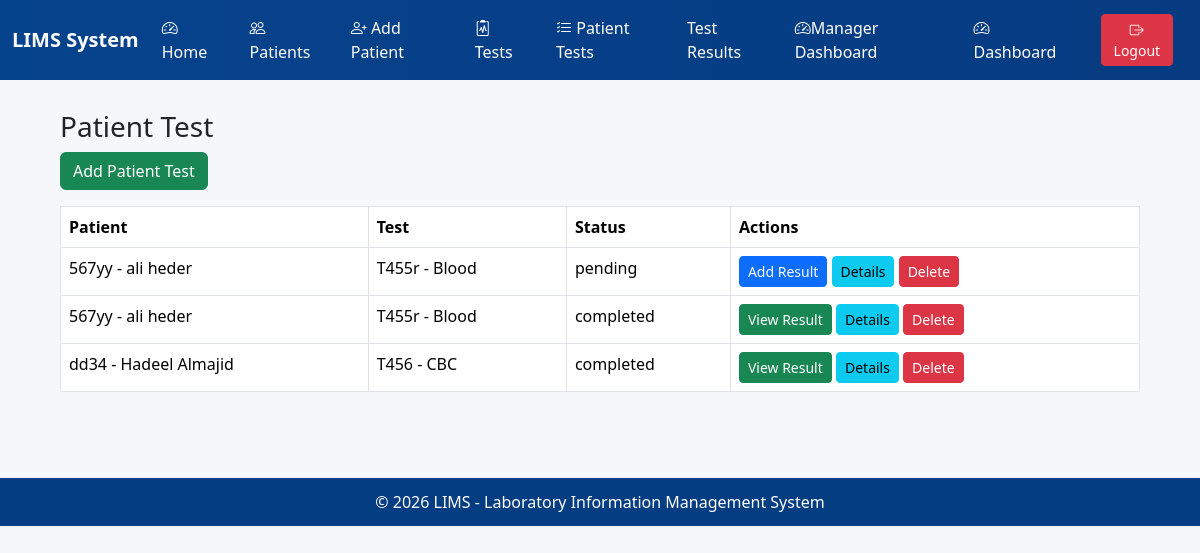
/patienttest/, run on the app's committed database.
### core/models.py (models this page shows, shortened)
class PatientTest(models.Model):
     id = models.BigAutoField(primary_key=True)
     patient = models.ForeignKey(Patient, on_delete=models.CASCADE, related_name='patient_tests')
     test = models.ForeignKey(Test, on_delete=models.PROTECT, related_name='test_records')
     sample_identifier = models.CharField(max_length=80, blank=True, null=True, help_text="Sample ID if lab uses one")
     request_date = models.DateTimeField(auto_now_add=True)
     result_date = models.DateTimeField(auto_now_add=True)
     result_valu = models.CharField(max_length=200, blank=True, null=True)
     result_text = models.TextField(blank=True, null=True)
     performed_by = models.CharField(max_length=120, blank=True, null=True)
     discount_percent = models.DecimalField(max_digits=5, decimal_places=2,
    default=Decimal('0.00'), validators=[MinValueValidator(Decimal('0.00')),
     MaxValueValidator(Decimal('100.00'))], help_text="Discount as percent (0-100)")
     price_snapshot = models.DecimalField(max_digits=10, decimal_places=2, blank=True, null=True,
    validators=[MinLengthValidator(Decimal('0.00'))], help_text="Price at time request (copied from Test.price)")
     total_price = models.DecimalField(max_digits=10, decimal_places=2, blank=True, null=True, help_text="Computed price after discount")
     created_at = models.DateTimeField(auto_now_add=True)
     status = models.CharField( max_length=20, choices=STATUS_CHOICES, default='pending')
     class Meta:
          verbose_name = "PatientTest"
          verbose_name_plural = "PatientTest"
          ordering = ['-request_date']
          indexes = models.Index(fields=['patient', 'test']), models.Index(fields=['request_date'])

class Patient(models.Model):
    id = models.BigAutoField(primary_key=True)
    test_subject_id = models.CharField(max_length=50, unique=True, blank=True)
    national_id = models.CharField(max_length=30, unique=True, blank=True, null=True)
    first_name = models.CharField(max_length=120)
    middle = models.CharField(max_length=120, blank=True, null=True)
    last_name = models.CharField(max_length=120)
    date_of_birth = models.DateTimeField(blank=True, null=True)
    GENDER_CHOICES = [('M', 'Male'), ('F', 'Female'), ('O', 'Other'), ('U', 'Unknown')]
    gender = models.CharField(max_length=1, choices=GENDER_CHOICES, default='U')
    blood_group = models.CharField(max_length=3, blank=True, null=True)
    phone = models.CharField(max_length=30, blank=True, null=True)
    email = models.EmailField(blank=True, null=True)
    address = models.TextField(blank=True, null=True)
    emergency_contact = models.CharField(max_length=120, blank=True, null=True)
    registration_date = models.DateTimeField(auto_now_add=True)
    last_update = models.DateTimeField(auto_now=True)
    notes = models.TextField(blank=True, null=True)
    class Meta:
        verbose_name = "Patient"
        verbose_name_plural = "Patients"
        ordering = ['-registration_date']
        indexes = [
            models.Index(fields=['test_subject_id']),
            models.Index(fields=['national_id']),
            models.Index(fields=['last_name', 'first_name']),
        ]
    def __str__(self):
        return f"{self.test_subject_id} - {self.first_name} {self.last_name}"

class Test(models.Model):
        id = models.BigAutoField(primary_key=True)
        test_code = models.CharField(max_length=30, unique=True, help_text="Unique test code, e.g, CBC, GLU, CHOL")
        test_name = models.CharField(max_length=150, help_text="Full name of the test (e.g. Complete,Blood Count)")
        department = models.CharField(max_length=100, help_text="Department(e.g, Hematologe, Biochemistry, Immunology)")
        sample_type = models.CharField(max_length=50, blank=True, null=True, help_text="e.g, Boold, Serum, Urine")
        unit = models.CharField(max_length=30, blank=True, null=True, help_text="Measurement unit (e.g. mg/dL, IU/L)")
        reference_range = models.CharField(max_length=120, blank=True, null=True, help_text="Example: 4.5 - 10.0 *10^9/L")
        price = models.DecimalField(max_digits=10, decimal_places=2, default=Decimal('0.00'), validators=[MinValueValidator(Decimal('0.00'))], help_text="Cost of the test")
        turnaround_time_hours = models.PositiveBigIntegerField(default=24, help_text="Expected time to complete (in hours)")
        active = models.BooleanField(default=True, help_text="Set to False to deactivativate the test")
        instructions = models.TextField(blank=True, null=True)
        created_at = models.DateTimeField(auto_now_add=True)
        last_update = models.DateTimeField(auto_now=True)
        class Meta:
            verbose_name = "Test"
            verbose_name_plural = "Tests"
            ordering = ['department', 'test_name']
            indexes = [
                models.Index(fields=['test_code']),
                models.Index(fields=['test_name']),
         ]
        def __str__(self):
                return f"{self.test_code} - {self.test_name}"

### core/views.py (the view)
# urls.py: path('patienttest/', views.patienttest_list, name='patienttest_list'),
def patienttest_list(request):
    patienttest = PatientTest.objects.select_related('patient', 'test')
    return render(request, 'core/patienttest_list.html', {
        'patienttest': patienttest
    })

### core/templates/core/patienttest_list.html
{% extends "base.html" %}
{% block content %}
<h3>Patient Test</h3>
<a href="{% url 'core:patienttest_create' %}" class="btn btn-success mb-3">
    Add Patient Test
</a>
<table class="table table-bordered">
    <thead>
        <tr>
            <th>Patient</th>
            <th>Test</th>
            <th>Status</th>
            <th>Actions</th>
        </tr>
    </thead>
    <tbody>
        {% for pt in patienttest %}
        <tr>
            <td>{{ pt.patient }}</td>
            <td>{{ pt.test }}</td>
            <td>{{ pt.status }}</td>
            <td>
                {% if pt.status == 'pending' %}
                <a href="{% url 'core:testresult_create' pt.id %}" class="btn btn-sm btn-primary">
                    Add Result
                </a>
                {% else %}
                <a href="{% url 'core:testresult_detail' pt.id %}" class="btn btn-sm btn-success">
                    View Result
                </a>
                {% endif %}
                <a href="{% url 'core:patienttest_detail' pt.id %}" class="btn btn-sm btn-info">
                    Details
                </a>
                <a href="{% url 'core:patienttest_delete' pt.id %}" class="btn btn-sm btn-danger">
                    Delete
                </a>
            </td>
        </tr>
        {% empty %}
        <tr>
            <td colspan="4">No data</td>
        </tr>
        {% endfor %}
    </tbody>
</table>
{% endblock %}

### templates/base.html (style rules this page uses)
body { background: #f5f7fb; font-family: Segoe UI, Tahoma; }

### data on the page
PatientTest: patient "567yy - ali heder", test "T455r - Blood", status "pending", shows "Add Result"
PatientTest: patient "567yy - ali heder", test "T455r - Blood", status "completed", shows "View Result"
PatientTest: patient "dd34 - Hadeel Almajid", test "T456 - CBC", status "completed", shows "View Result"
